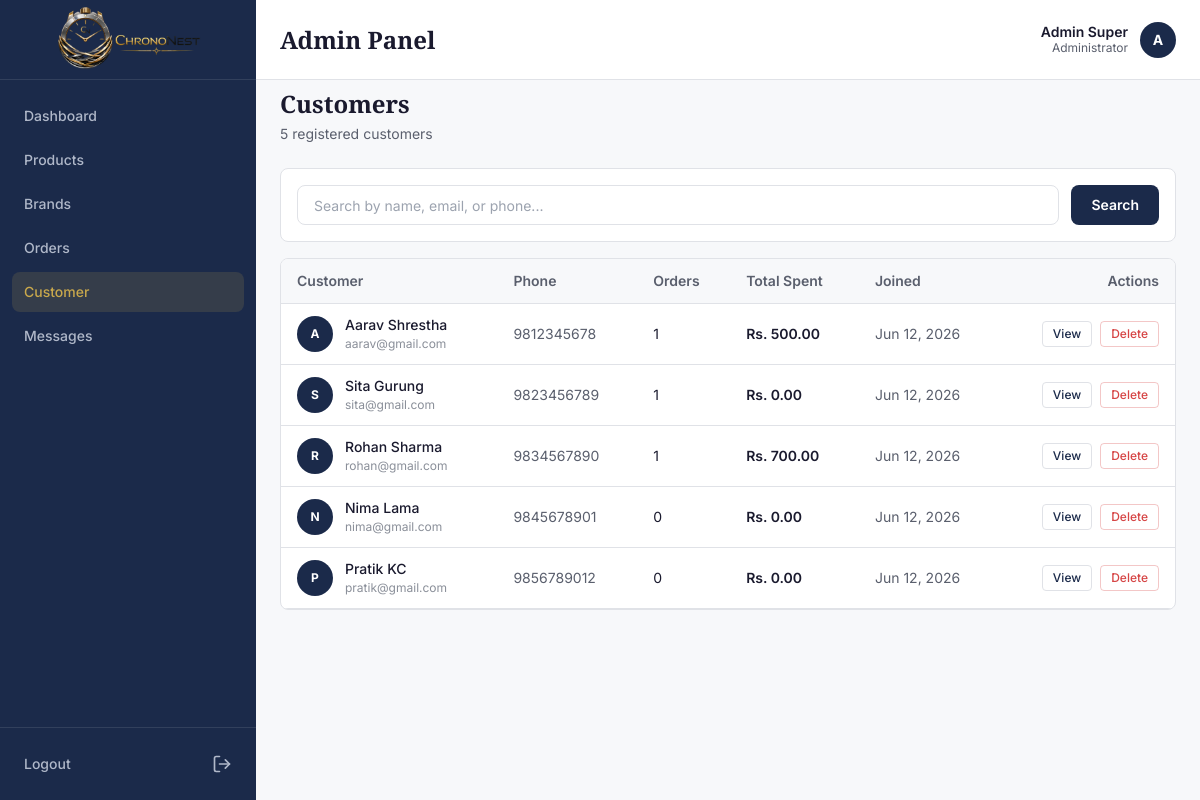
Page /admin/customer.php (signed in) on the committed database.
### tables this page shows
CREATE TABLE users (
    id INT PRIMARY KEY AUTO_INCREMENT,
    name VARCHAR(100) NOT NULL,
    email VARCHAR(100) UNIQUE NOT NULL,
    phone VARCHAR(10) UNIQUE NOT NULL,
    password VARCHAR(255) NOT NULL,
    role ENUM('customer', 'admin') DEFAULT 'customer',
    address TEXT,
    last_login_at TIMESTAMP NULL,
    created_at TIMESTAMP DEFAULT CURRENT_TIMESTAMP,
    updated_at TIMESTAMP DEFAULT CURRENT_TIMESTAMP ON UPDATE CURRENT_TIMESTAMP
);

### admin/customer.php (the view, shortened to what this page needs)
<?php
require_once '../config/db.php';
$search = trim($_GET['search'] ?? '');
$query = "
    SELECT u.*,
        (SELECT COUNT(*) FROM orders WHERE user_id = u.id) as order_count,
        (SELECT COALESCE(SUM(grand_total), 0) FROM orders WHERE user_id = u.id AND payment_status = 'paid') as total_spent
    FROM users u
    WHERE u.role = 'customer'
";
$query .= " ORDER BY u.created_at DESC";
$stmt = $conn->prepare($query);
$stmt->execute();
$result = $stmt->get_result();
$customers = [];
while ($row = $result->fetch_assoc()) {
    $customers[] = $row;
}
?>
<!DOCTYPE html>
<html lang="en">
<head>
    <script src="https://cdn.tailwindcss.com"></script>
</head>
<body class="min-h-screen" style="background-color: #F7F8FA; font-family: 'Inter', sans-serif;">
    <?php include 'includes/sidebar.php'; ?>
    <?php include 'includes/topbar.php'; ?>
    <main class="lg:ml-64 pt-16">
        <div class="p-4 lg:p-6">
            <div class="mb-6">
                <h2 class="font-bold text-2xl mb-1" style="font-family: 'Playfair Display', serif; color: #1A1A2E;">Customers</h2>
                <p class="text-sm" style="color: #5A5F6D;"><?php echo count($customers); ?> registered customers</p>
            </div>
            <div class="bg-white rounded-lg p-4 mb-4" style="border: 1px solid #E0E2E7;">
                <form method="GET" action="customers.php" class="flex flex-col sm:flex-row gap-3">
                    <input type="text" name="search" value="<?php echo htmlspecialchars($search); ?>" placeholder="Search by name, email, or phone..." class="h-10 px-4 rounded-lg text-sm flex-1 min-w-0 outline-none" style="border: 1px solid #E0E2E7; color: #1A1A2E;" onfocus="this.style.border='2px solid #C9A84C'; this.style.boxShadow='0 0 0 3px rgba(201,168,76,0.15)';" onblur="this.style.border='1px solid #E0E2E7'; this.style.boxShadow='none';">
                    <button type="submit" class="h-10 px-5 rounded-lg text-sm font-semibold text-white" style="background-color: #1B2A4A; border: none; cursor: pointer;">Search</button>
                </form>
            </div>
            <div class="bg-white rounded-lg overflow-hidden" style="border: 1px solid #E0E2E7;">
                <?php if (empty($customers)): ?>
                    <div class="p-10 text-center">
                        <p class="text-base font-semibold mb-1" style="color: #1A1A2E;">No customers found</p>
                        <p class="text-sm" style="color: #5A5F6D;">
                            <?php echo !empty($search) ? 'Try a different search term.' : 'Customers will appear here when they register.'; ?>
                        </p>
                    </div>
                <?php else: ?>
                    <div class="overflow-x-auto">
                        <table class="w-full text-sm text-left">
                            <thead>
                                <tr style="background-color: #F7F8FA; border-bottom: 1px solid #E0E2E7;">
                                    <th class="px-4 py-3 font-semibold" style="color: #5A5F6D;">Customer</th>
                                    <th class="px-4 py-3 font-semibold hidden sm:table-cell" style="color: #5A5F6D;">Phone</th>
                                    <th class="px-4 py-3 font-semibold hidden md:table-cell" style="color: #5A5F6D;">Orders</th>
                                    <th class="px-4 py-3 font-semibold hidden md:table-cell" style="color: #5A5F6D;">Total Spent</th>
                                    <th class="px-4 py-3 font-semibold hidden lg:table-cell" style="color: #5A5F6D;">Joined</th>
                                    <th class="px-4 py-3 font-semibold text-right" style="color: #5A5F6D;">Actions</th>
                                </tr>
                            </thead>
                            <tbody>
                                <?php foreach ($customers as $customer): ?>
                                    <tr style="border-bottom: 1px solid #E0E2E7;">
                                        <td class="px-4 py-3">
                                            <div class="flex items-center gap-3">
                                                <div class="w-9 h-9 rounded-full flex items-center justify-center text-xs font-bold text-white flex-shrink-0" style="background-color: #1B2A4A;">
                                                    <?php echo strtoupper(substr($customer['name'], 0, 1)); ?>
                                                </div>
                                                <div>
                                                    <p class="font-medium leading-tight" style="color: #1A1A2E;"><?php echo htmlspecialchars($customer['name']); ?></p>
                                                    <p class="text-xs mt-0.5" style="color: #8A8F99;"><?php echo htmlspecialchars($customer['email']); ?></p>
                                                </div>
                                            </div>
                                        </td>
                                        <td class="px-4 py-3 hidden sm:table-cell" style="color: #5A5F6D;">
                                            <?php echo htmlspecialchars($customer['phone']); ?>
                                        </td>
                                        <td class="px-4 py-3 hidden md:table-cell" style="color: #1A1A2E;">
                                            <?php echo $customer['order_count']; ?>
                                        </td>
                                        <td class="px-4 py-3 hidden md:table-cell font-semibold" style="color: #1A1A2E;">
                                            Rs. <?php echo number_format($customer['total_spent'], 2); ?>
                                        </td>
                                        <td class="px-4 py-3 hidden lg:table-cell" style="color: #5A5F6D;">
                                            <?php echo date('M d, Y', strtotime($customer['created_at'])); ?>
                                        </td>
                                        <td class="px-4 py-3 text-right">
                                            <div class="flex items-center justify-end gap-2">
                                                <a href="customer_detail.php?id=<?php echo $customer['id']; ?>" class="text-xs font-medium px-2.5 py-1 rounded no-underline transition-all duration-200" style="border: 1px solid #E0E2E7; color: #1B2A4A;" onmouseover="this.style.backgroundColor='#F7F8FA';" onmouseout="this.style.backgroundColor='transparent';">View</a>
                                                <form method="POST" action="actions/customer_action.php" class="inline" onsubmit="return confirm('Are you sure you want to delete this customer? This cannot be undone.');">
                                                    <button type="submit" class="text-xs font-medium px-2.5 py-1 rounded transition-all duration-200" style="border: 1px solid rgba(214,69,69,0.3); color: #D64545; background: none; cursor: pointer;" onmouseover="this.style.backgroundColor='#FDEAEA';" onmouseout="this.style.backgroundColor='transparent';">Delete</button>
                                                </form>
                                            </div>
                                        </td>
                                    </tr>
                                <?php endforeach; ?>
                            </tbody>
                        </table>
                    </div>
                <?php endif; ?>
            </div>
        </div>
    </main>
</body>
</html>

### rows in the picture
users: name "A", name "Aarav Shrestha", email "aarav@gmail.com", phone "9812345678", order_count "1", total_spent "500.00", created_at "Jun 12, 2026"
users: name "S", name "Sita Gurung", email "sita@gmail.com", phone "9823456789", order_count "1", total_spent "0.00", created_at "Jun 12, 2026"
users: name "R", name "Rohan Sharma", email "rohan@gmail.com", phone "9834567890", order_count "1", total_spent "700.00", created_at "Jun 12, 2026"
users: name "N", name "Nima Lama", email "nima@gmail.com", phone "9845678901", order_count "0", total_spent "0.00", created_at "Jun 12, 2026"
users: name "P", name "Pratik KC", email "pratik@gmail.com", phone "9856789012", order_count "0", total_spent "0.00", created_at "Jun 12, 2026"

### other values in the picture
$_SESSION['admin_name'] "Admin Super"
substr($_SESSION['admin_name'] ?? 'A', 0, 1) "A"
count($customers) "5"
